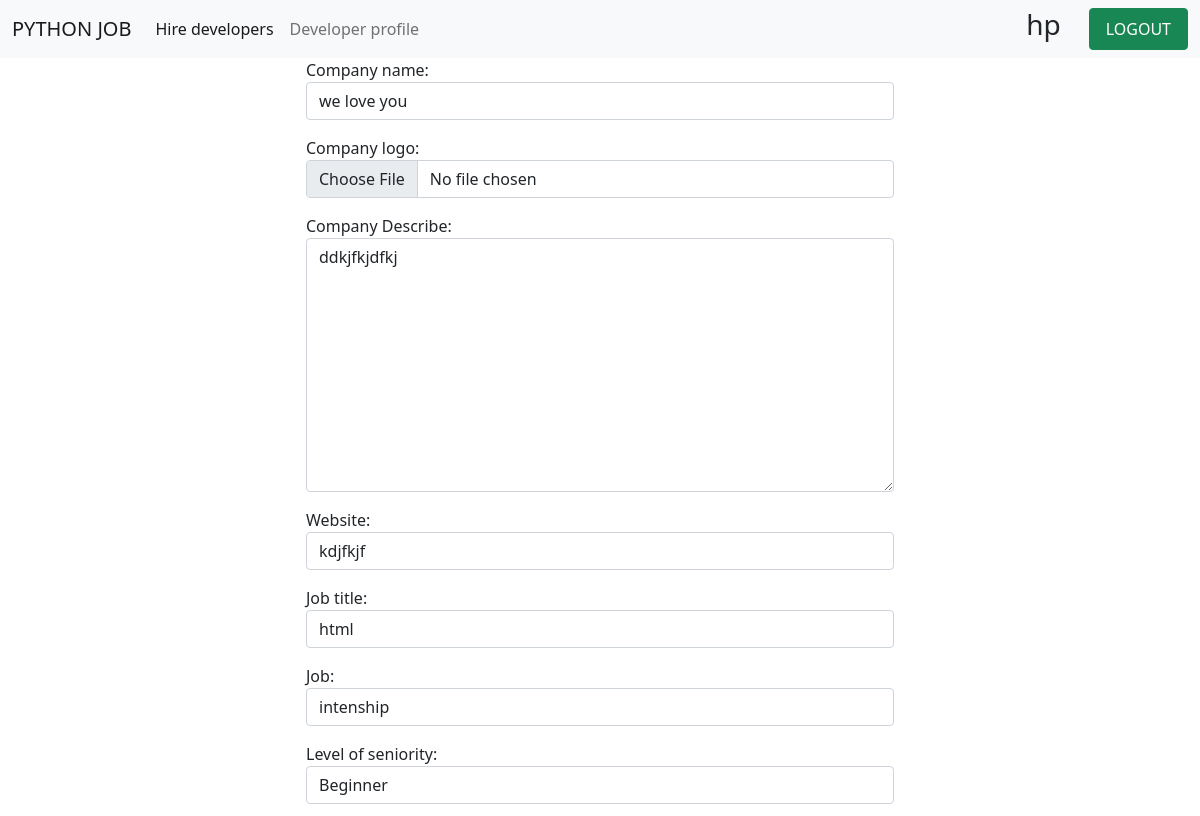
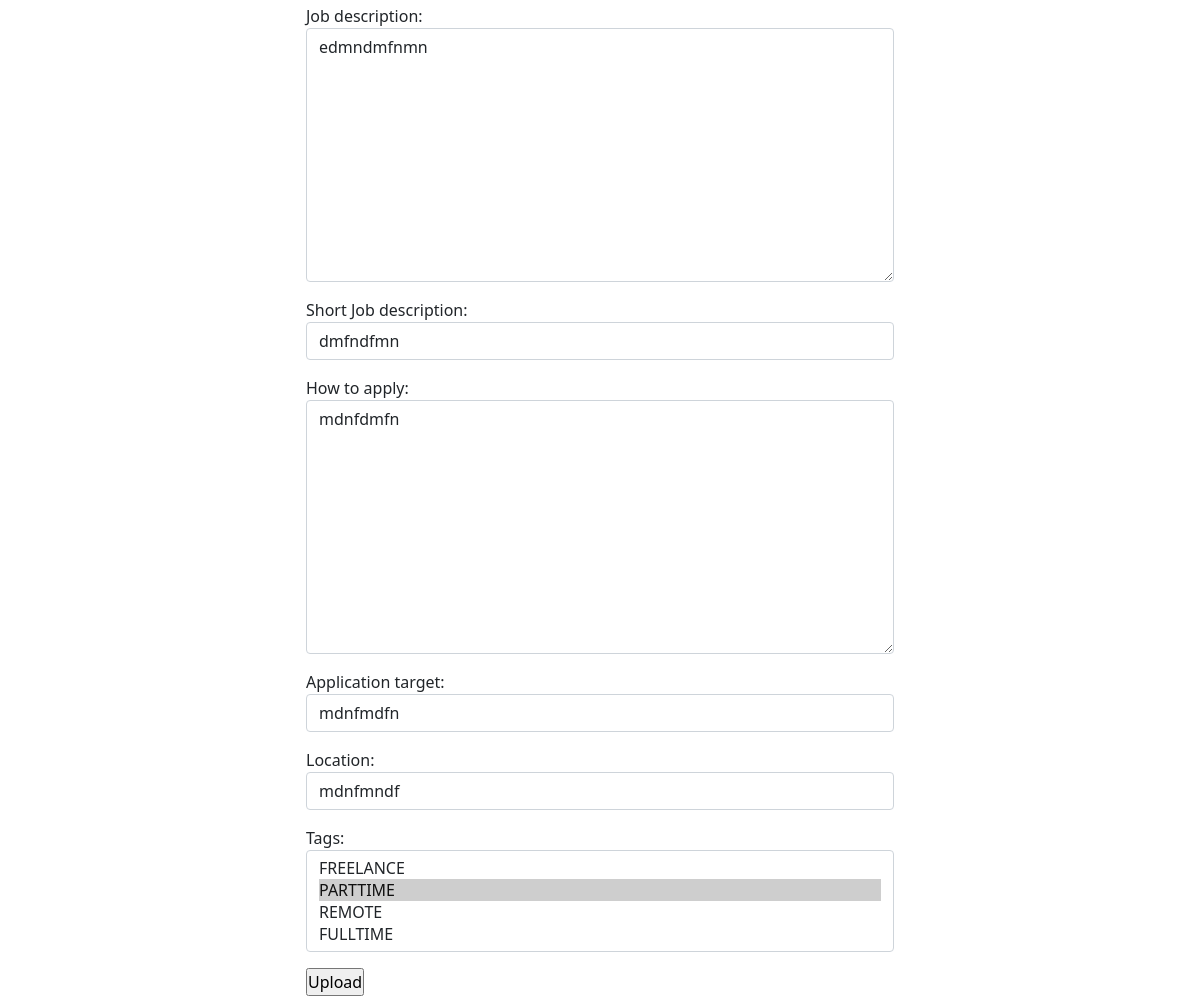
Page /Hire_developers/ (signed in) on the committed database (2 pictures, top to bottom).
### jobs/models.py (models this page shows, shortened)
class Company_detail(models.Model):
    user = models.OneToOneField(User, null=True, blank=True, on_delete=models.CASCADE, related_name = 'text_content')
    Company_name = models.CharField(max_length=100, null=True, blank=True)
    Company_logo= models.ImageField(upload_to='images/', null=True,default="images/profile1.png", blank=True)
    Company_Describe = models.TextField( null=True, blank=True)
    website = models.CharField(max_length=200, null=True, blank=True)
    Job_title = models.CharField(max_length=100, null=True, blank=True  )
    Job = models.CharField(max_length=100, null=True, choices=Job_type, blank=True)
    Level_of_seniority = models.CharField(max_length=100, null=True, choices=Level, blank=True)
    Job_description = models.TextField(null=True, blank=True)
    short_Job_description = models.CharField(max_length=100, null=True,blank=True)
    How_to_apply = models.TextField(null=True, blank=True)
    Application_target = models.CharField(max_length=200,blank=True, null=True)
    Location = models.CharField(max_length=100, null=True,blank=True )
    tags = models.ManyToManyField(Tag, blank=True,)

### jobs/views.py (the view)
# urls.py: path('Hire_developers/', views.Hire_developers, name="Hire_developers"),
@login_required(login_url='account_login')
def Hire_developers(request):
    dev = Company_detail.objects.get(user=request.user)
    form= CompanyForm(request.POST or None, request.FILES or None, instance=dev)
    if form.is_valid():
        form.save()
    context = {'form':form}
    return render(request, 'Hire_developers_page.html', context)

### jobs/forms.py
class CompanyForm(forms.ModelForm):
    class Meta:
        model= Company_detail
        fields=  '__all__'
        exclude =  ['user']
        widgets = {
            'Company_name':forms.TextInput(attrs={'class': 'form-control'}),
            'Company_logo':forms.FileInput(attrs={'class': 'form-control'}),
            'Company_Describe':forms.Textarea(attrs={'class': 'form-control'}),
            'website':forms.TextInput(attrs={'class': 'form-control'}),
            'Job_title':forms.TextInput(attrs={'class': 'form-control'}),
            'Job':forms.Select(attrs={'class': 'form-control'}),
            'Level_of_seniority':forms.Select(attrs={'class': 'form-control'}),
            'Job_description':forms.Textarea(attrs={'class': 'form-control'}),
            'short_Job_description':forms.TextInput(attrs={'class': 'form-control'}),
            'How_to_apply':forms.Textarea(attrs={'class': 'form-control'}),
            'Application_target':forms.TextInput(attrs={'class': 'form-control'}),
            'Location':forms.TextInput(attrs={'class': 'form-control'}),
            'tags':forms.SelectMultiple(attrs={'class': 'form-control'}),
        }

### jobs/models.py (called while the page is built)
    def __str__(self):
        return self.name

### templates/Hire_developers_page.html (shortened to what this page needs)
{% extends 'base.html' %}
{% block content %}
{% load static %}
     <div class="row">
         <div class="col-md-3"> </div>
         <div class="col-sm-6">
            <form class="hire_form_1" enctype="multipart/form-data" method="POST" action="">
                <div class="form-group">
                    {{ form.as_p }}
                <input type="submit" value="Upload"/>
                </div>
            </form>
         </div>
         <div class="col-md-3"></div>
     </div>
{% endblock content %}

### templates/base.html (shortened to what this page needs)
{% load static %}
<html lang="en">
<head>
<link href="https://cdn.jsdelivr.net/npm/bootstrap@5.0.0-beta1/dist/css/bootstrap.min.css" rel="stylesheet">
<link rel="stylesheet" type="text/css" href="{% static 'css/style.css' %}">
</head>
<body>
        <nav class="navbar navbar-expand-lg navbar-light bg-light">
            <div class="container-fluid">
              <a class="navbar-brand" href="{%  url 'home'%}">PYTHON JOB</a>
              <div class="collapse navbar-collapse" id="navbarSupportedContent">
                <ul class="navbar-nav me-auto mb-2 mb-lg-0">
                  <li class="nav-item">
                    <a class="nav-link active" aria-current="page" href="{% url 'Hire_developers' %}"> Hire developers</a>
                  </li>
                  <li class="nav-item">
                    <a class="nav-link" href="{% url 'developer_profile' %}">Developer profile</a>
                  </li>
                   </ul>
                <div class="d-flex">
                    {% if user.is_authenticated %}
                    <h3 style="margin-right: 1em;">{{request.user}}</h3>
                    <a class="nav-link btn btn-success" href="{% url  'account_logout' %}">  LOGOUT</a>
                    {% else %}
                    <a class="nav-link btn btn-primary" style="margin-right: 1em;" href="{% url  'account_login' %}"> login </a>
                    <a class="nav-link btn btn-warning " href="{% url  'account_signup' %}"> Signup </a>
                    {% endif %}
                   </div>
              </div>
            </div>
          </nav>
          {% block content %}
          {% endblock content %}
</body>
</html>

### static/css/style.css (style rules this page uses)
* { margin: 0; padding: 0; }

### rows in the picture
Company_detail: Company_name "we love you", Company_Describe "ddkjfkjdfkj", website "kdjfkjf", Job_title "html", Job "intenship", Level_of_seniority "Beginner", Job_description "edmndmfnmn", short_Job_description "dmfndfmn", How_to_apply "mdnfdmfn", Application_target "mdnfmdfn", Location "mdnfmndf"

### other values in the picture
{{ request.user }} "hp"
